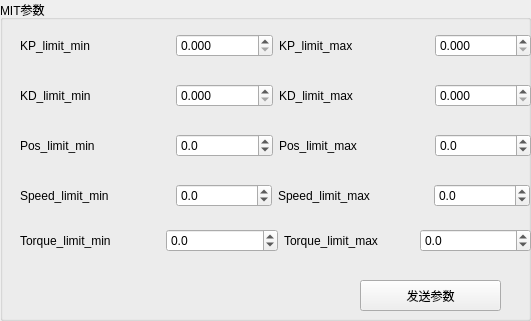
            <widget class="QGroupBox" name="groupBox_23">
             <property name="geometry">
              <rect>
               <x>10</x>
               <y>160</y>
               <width>531</width>
               <height>321</height>
              </rect>
             </property>
             <property name="title">
              <string>MIT参数</string>
             </property>
             <widget class="QWidget" name="horizontalLayoutWidget_61">
              <property name="geometry">
               <rect>
                <x>20</x>
                <y>120</y>
                <width>511</width>
                <height>51</height>
               </rect>
              </property>
              <layout class="QHBoxLayout" name="horizontalLayout_68">
               <item>
                <widget class="QLabel" name="label_108">
                 <property name="minimumSize">
                  <size>
                   <width>150</width>
                   <height>0</height>
                  </size>
                 </property>
                 <property name="maximumSize">
                  <size>
                   <width>150</width>
                   <height>16777215</height>
                  </size>
                 </property>
                 <property name="text">
                  <string>Pos_limit_min   </string>
                 </property>
                </widget>
               </item>
               <item>
                <widget class="QDoubleSpinBox" name="posLimitMinEdit">
                 <property name="decimals">
                  <number>1</number>
                 </property>
                 <property name="minimum">
                  <double>-720.000000000000000</double>
                 </property>
                 <property name="maximum">
                  <double>720.000000000000000</double>
                 </property>
                 <property name="singleStep">
                  <double>0.500000000000000</double>
                 </property>
                </widget>
               </item>
               <item>
                <widget class="QLabel" name="label_117">
                 <property name="minimumSize">
                  <size>
                   <width>150</width>
                   <height>0</height>
                  </size>
                 </property>
                 <property name="maximumSize">
                  <size>
                   <width>150</width>
                   <height>16777215</height>
                  </size>
                 </property>
                 <property name="text">
                  <string>Pos_limit_max   </string>
                 </property>
                </widget>
               </item>
               <item>
                <widget class="QDoubleSpinBox" name="posLimitMaxEdit">
                 <property name="maximumSize">
                  <size>
                   <width>116</width>
                   <height>16777215</height>
                  </size>
                 </property>
                 <property name="decimals">
                  <number>1</number>
                 </property>
                 <property name="minimum">
                  <double>-720.000000000000000</double>
                 </property>
                 <property name="maximum">
                  <double>720.000000000000000</double>
                 </property>
                 <property name="singleStep">
                  <double>0.500000000000000</double>
                 </property>
                </widget>
               </item>
              </layout>
             </widget>
             <widget class="QWidget" name="horizontalLayoutWidget_68">
              <property name="geometry">
               <rect>
                <x>20</x>
                <y>170</y>
                <width>511</width>
                <height>51</height>
               </rect>
              </property>
              <layout class="QHBoxLayout" name="horizontalLayout_75">
               <item>
                <widget class="QLabel" name="label_109">
                 <property name="minimumSize">
                  <size>
                   <width>130</width>
                   <height>0</height>
                  </size>
                 </property>
                 <property name="maximumSize">
                  <size>
                   <width>150</width>
                   <height>16777215</height>
                  </size>
                 </property>
                 <property name="text">
                  <string>Speed_limit_min</string>
                 </property>
                </widget>
               </item>
               <item>
                <widget class="QDoubleSpinBox" name="speedLimitMinEdit">
                 <property name="maximumSize">
                  <size>
                   <width>96</width>
                   <height>16777215</height>
                  </size>
                 </property>
                 <property name="decimals">
                  <number>1</number>
                 </property>
                 <property name="minimum">
                  <double>-5000.000000000000000</double>
                 </property>
                 <property name="maximum">
                  <double>5000.000000000000000</double>
                 </property>
                 <property name="singleStep">
                  <double>0.500000000000000</double>
                 </property>
                </widget>
               </item>
               <item>
                <widget class="QLabel" name="label_118">
                 <property name="minimumSize">
                  <size>
                   <width>130</width>
                   <height>0</height>
                  </size>
                 </property>
                 <property name="maximumSize">
                  <size>
                   <width>150</width>
                   <height>16777215</height>
                  </size>
                 </property>
                 <property name="text">
                  <string>Speed_limit_max</string>
                 </property>
                </widget>
               </item>
               <item>
                <widget class="QDoubleSpinBox" name="speedLimitMaxEdit">
                 <property name="maximumSize">
                  <size>
                   <width>96</width>
                   <height>16777215</height>
                  </size>
                 </property>
                 <property name="decimals">
                  <number>1</number>
                 </property>
                 <property name="minimum">
                  <double>-5000.000000000000000</double>
                 </property>
                 <property name="maximum">
                  <double>5000.000000000000000</double>
                 </property>
                 <property name="singleStep">
                  <double>0.500000000000000</double>
                 </property>
                </widget>
               </item>
              </layout>
             </widget>
             <widget class="QPushButton" name="writeMitLoopBtn">
              <property name="geometry">
               <rect>
                <x>360</x>
                <y>280</y>
                <width>141</width>
                <height>31</height>
               </rect>
              </property>
              <property name="text">
               <string>发送参数</string>
              </property>
             </widget>
             <widget class="QWidget" name="horizontalLayoutWidget_71">
              <property name="geometry">
               <rect>
                <x>20</x>
                <y>20</y>
                <width>511</width>
                <height>51</height>
               </rect>
              </property>
              <layout class="QHBoxLayout" name="horizontalLayout_78">
               <item>
                <widget class="QLabel" name="label_112">
                 <property name="minimumSize">
                  <size>
                   <width>150</width>
                   <height>0</height>
                  </size>
                 </property>
                 <property name="maximumSize">
                  <size>
                   <width>150</width>
                   <height>16777215</height>
                  </size>
                 </property>
                 <property name="text">
                  <string>KP_limit_min     </string>
                 </property>
                </widget>
               </item>
               <item>
                <widget class="QDoubleSpinBox" name="kpLimitMinEdit">
                 <property name="decimals">
                  <number>3</number>
                 </property>
                 <property name="singleStep">
                  <double>0.100000000000000</double>
                 </property>
                </widget>
               </item>
               <item>
                <widget class="QLabel" name="label_115">
                 <property name="minimumSize">
                  <size>
                   <width>150</width>
                   <height>0</height>
                  </size>
                 </property>
                 <property name="maximumSize">
                  <size>
                   <width>150</width>
                   <height>16777215</height>
                  </size>
                 </property>
                 <property name="text">
                  <string>KP_limit_max    </string>
                 </property>
                </widget>
               </item>
               <item>
                <widget class="QDoubleSpinBox" name="kpLimitMaxEdit">
                 <property name="maximumSize">
                  <size>
                   <width>116</width>
                   <height>16777215</height>
                  </size>
                 </property>
                 <property name="decimals">
                  <number>3</number>
                 </property>
                 <property name="singleStep">
                  <double>0.100000000000000</double>
                 </property>
                </widget>
               </item>
              </layout>
             </widget>
             <widget class="QWidget" name="horizontalLayoutWidget_72">
              <property name="geometry">
               <rect>
                <x>20</x>
                <y>70</y>
                <width>511</width>
                <height>51</height>
               </rect>
              </property>
              <layout class="QHBoxLayout" name="horizontalLayout_79">
               <item>
                <widget class="QLabel" name="label_113">
                 <property name="minimumSize">
                  <size>
                   <width>150</width>
                   <height>0</height>
                  </size>
                 </property>
                 <property name="maximumSize">
                  <size>
                   <width>150</width>
                   <height>16777215</height>
                  </size>
                 </property>
                 <property name="text">
                  <string>KD_limit_min     </string>
                 </property>
                </widget>
               </item>
               <item>
                <widget class="QDoubleSpinBox" name="kdLimitMinEdit">
                 <property name="decimals">
                  <number>3</number>
                 </property>
                 <property name="singleStep">
                  <double>0.100000000000000</double>
                 </property>
                </widget>
               </item>
               <item>
                <widget class="QLabel" name="label_116">
                 <property name="minimumSize">
                  <size>
                   <width>150</width>
                   <height>0</height>
                  </size>
                 </property>
                 <property name="maximumSize">
                  <size>
                   <width>150</width>
                   <height>16777215</height>
                  </size>
                 </property>
                 <property name="text">
                  <string>KD_limit_max     </string>
                 </property>
                </widget>
               </item>
               <item>
                <widget class="QDoubleSpinBox" name="kdLimitMaxEdit">
                 <property name="maximumSize">
                  <size>
                   <width>116</width>
                   <height>16777215</height>
                  </size>
                 </property>
                 <property name="decimals">
                  <number>3</number>
                 </property>
                 <property name="singleStep">
                  <double>0.100000000000000</double>
                 </property>
                </widget>
               </item>
              </layout>
             </widget>
             <widget class="QWidget" name="layoutWidget">
              <property name="geometry">
               <rect>
                <x>20</x>
                <y>220</y>
                <width>511</width>
                <height>41</height>
               </rect>
              </property>
              <layout class="QHBoxLayout" name="horizontalLayout_48">
               <item>
                <widget class="QLabel" name="label_110">
                 <property name="minimumSize">
                  <size>
                   <width>140</width>
                   <height>0</height>
                  </size>
                 </property>
                 <property name="maximumSize">
                  <size>
                   <width>180</width>
                   <height>16777215</height>
                  </size>
                 </property>
                 <property name="text">
                  <string>Torque_limit_min</string>
                 </property>
                </widget>
               </item>
               <item>
                <widget class="QDoubleSpinBox" name="torqueLimitMinEdit">
                 <property name="decimals">
                  <number>1</number>
                 </property>
                 <property name="minimum">
                  <double>-100.000000000000000</double>
                 </property>
                 <property name="singleStep">
                  <double>0.500000000000000</double>
                 </property>
                </widget>
               </item>
               <item>
                <widget class="QLabel" name="label_119">
                 <property name="minimumSize">
                  <size>
                   <width>130</width>
                   <height>0</height>
                  </size>
                 </property>
                 <property name="maximumSize">
                  <size>
                   <width>180</width>
                   <height>16777215</height>
                  </size>
                 </property>
                 <property name="text">
                  <string>Torque_limit_max  </string>
                 </property>
                </widget>
               </item>
               <item>
                <widget class="QDoubleSpinBox" name="torqueLimitMaxEdit">
                 <property name="maximumSize">
                  <size>
                   <width>116</width>
                   <height>16777215</height>
                  </size>
                 </property>
                 <property name="decimals">
                  <number>1</number>
                 </property>
                 <property name="minimum">
                  <double>-100.000000000000000</double>
                 </property>
                 <property name="singleStep">
                  <double>0.500000000000000</double>
                 </property>
                </widget>
               </item>
              </layout>
             </widget>
            </widget>
